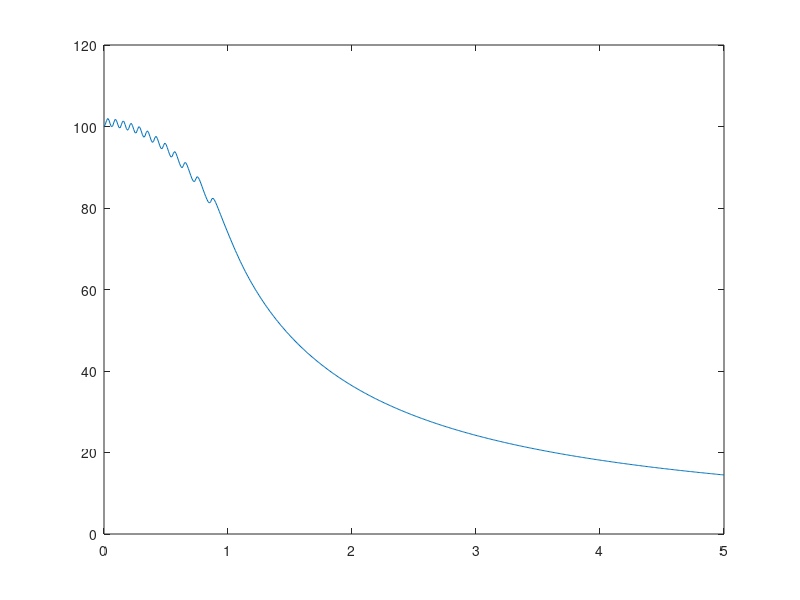

The MATLAB source for this figure:
% --- PROJEKT KRETSEN ---
% @author Jakob Carlsson
% @version 2020-05-06

f = @(t, y) sin(t.*y).*y; % for example
h = 0.01; % for example

y = 100; % y(0)
results = [0 y];

%these two are for later
yFE = y;
resFE = results;

lo = 0;
hi = 5;

for t=lo:h:hi-h
    
    s1 = f(t, y);
    s2 = f(t + h/2, y + h*s1/2);
    s3 = f(t + h/2, y + h*s2/2);
    s4 = f(t+h, y+h*s3);
    
    y = y + (s1 + 2*s2 + 2*s3 + s4)*h/6;
    results = [results; t+h y]; % I believe this is correct... probably?
    
end

plot(results(:,1), results(:,2))




% sanity check because I sort of don't know what I'm doing:

for t=lo:h:hi-h
    yFE = yFE + h*f(t,yFE);
    resFE = [resFE; t+h yFE];
end

diff = zeros(1, length(results));
for n = 1:length(results)
    diff(n) = results(n,2) - resFE(n,2);
end

max_diff = max(diff)
